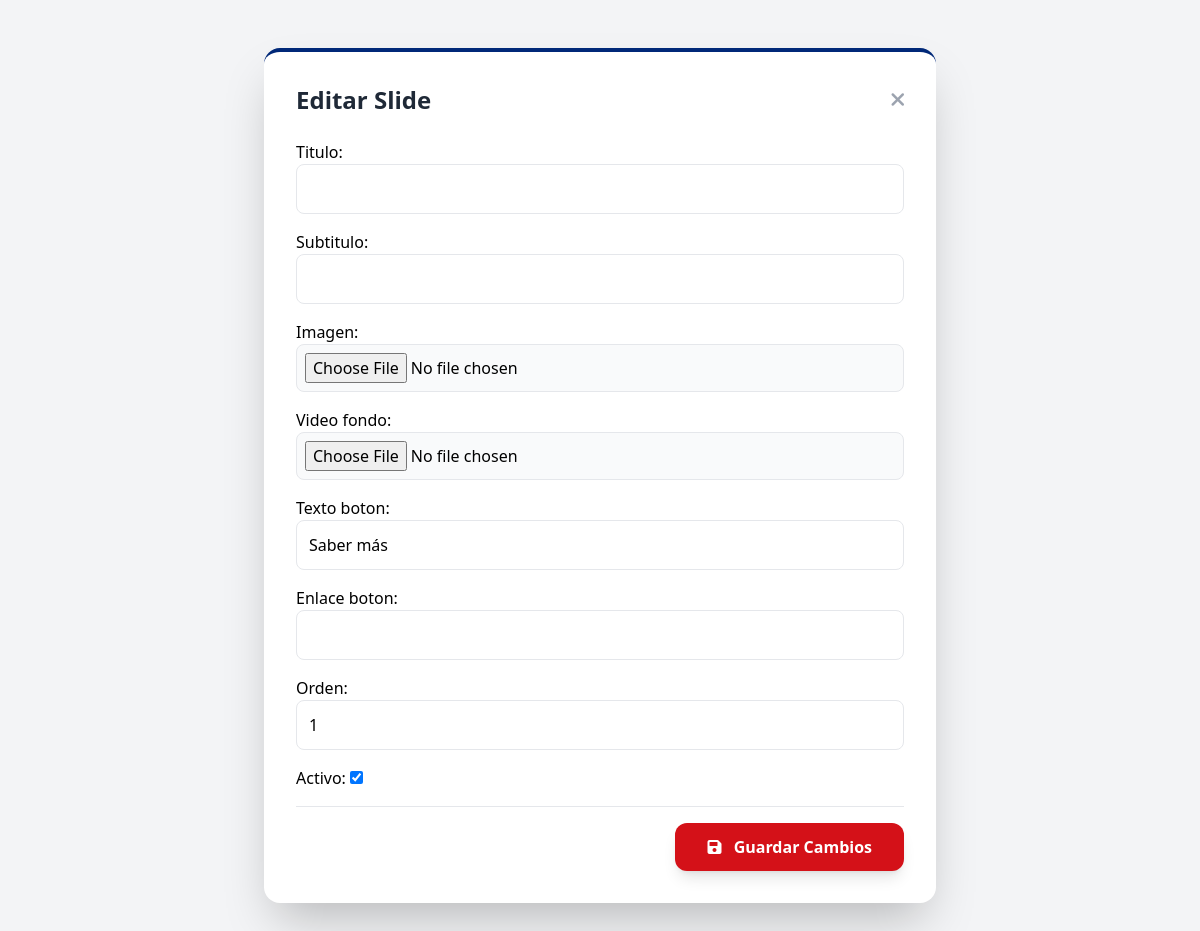
The page /dashboard/carrusel/editar/12/ (signed in) on the database its author committed.
### app/models.py (models this page shows, shortened)
class CarruselHero(models.Model):
    titulo = models.CharField(max_length=150, blank=True)
    subtitulo = models.CharField(max_length=250, blank=True)
    imagen = models.ImageField(upload_to='carrusel/', blank=True, null=True)
    video_fondo = models.FileField(
        upload_to='carrusel_videos/',
        blank=True,
        null=True,
        validators=[FileExtensionValidator(allowed_extensions=['mp4', 'webm'])]
    )
    texto_boton = models.CharField(max_length=50, blank=True, default="Saber más")
    enlace_boton = models.URLField(blank=True, null=True)
    orden = models.PositiveIntegerField(default=0)
    activo = models.BooleanField(default=True)
    class Meta:
        ordering = ['orden']
        verbose_name = "Slide Carrusel"
        verbose_name_plural = "Slides Carrusel"

### app/views.py (the view)
# urls.py: path('dashboard/carrusel/editar/<int:pk>/', views.editar_carrusel, name='editar_carrusel'),
@login_required
def editar_carrusel(request, pk):
    slide = get_object_or_404(CarruselHero, pk=pk)
    if request.method == 'POST':
        form = CarruselForm(request.POST, request.FILES, instance=slide)
        if form.is_valid():
            form.save()
            return redirect('dashboard_carrusel')
    else:
        form = CarruselForm(instance=slide)
    return render(request, 'portal/dashboard_editar.html', {'form': form, 'titulo': 'Editar Slide', 'volver': 'dashboard_carrusel'})

### app/forms.py
class CarruselForm(forms.ModelForm):
    class Meta:
        model = CarruselHero
        fields = ['titulo', 'subtitulo', 'imagen', 'video_fondo', 'texto_boton', 'enlace_boton', 'orden', 'activo']
        widgets = {
            'titulo': forms.TextInput(attrs={'class': 'w-full p-3 border rounded-lg'}),
            'subtitulo': forms.TextInput(attrs={'class': 'w-full p-3 border rounded-lg'}),
            'imagen': forms.FileInput(attrs={'class': 'w-full p-2 border rounded-lg bg-gray-50'}),
            'video_fondo': forms.FileInput(attrs={'class': 'w-full p-2 border rounded-lg bg-gray-50'}),
            'texto_boton': forms.TextInput(attrs={'class': 'w-full p-3 border rounded-lg'}),
            'enlace_boton': forms.URLInput(attrs={'class': 'w-full p-3 border rounded-lg'}),
            'orden': forms.NumberInput(attrs={'class': 'w-full p-3 border rounded-lg'}),
        }

### app/templates/portal/dashboard_editar.html (shortened to what this page needs)
<!DOCTYPE html>
<html lang="es">
<head>
    <script src="https://cdn.tailwindcss.com"></script>
    <link rel="stylesheet" href="https://cdnjs.cloudflare.com/ajax/libs/font-awesome/6.0.0/css/all.min.css">
</head>
<body class="bg-gray-100 flex items-center justify-center min-h-screen py-12">
    <div class="bg-white p-8 rounded-2xl shadow-2xl w-full max-w-2xl border-t-4 border-[#002878]">
        <div class="flex justify-between items-center mb-6">
            <h1 class="text-2xl font-bold text-gray-800">{{ titulo }}</h1>
            <a href="{% url volver %}" class="text-gray-400 hover:text-red-600 font-bold transition"><i class="fas fa-times text-xl"></i></a>
        </div>
        <form method="POST" enctype="multipart/form-data" class="space-y-4">
            {{ form.as_p }}
            <div class="pt-4 border-t flex justify-end">
                <button type="submit" class="bg-[#d41118] text-white px-8 py-3 rounded-xl font-bold hover:bg-red-800 transition shadow-lg"><i class="fas fa-save mr-2"></i> Guardar Cambios</button>
            </div>
        </form>
    </div>
</body>
</html>

### rows shown on the page
CarruselHero: texto_boton "Saber más", orden "1", activo "☑"

### other values the page prints
{{ titulo }} "Editar Slide"
